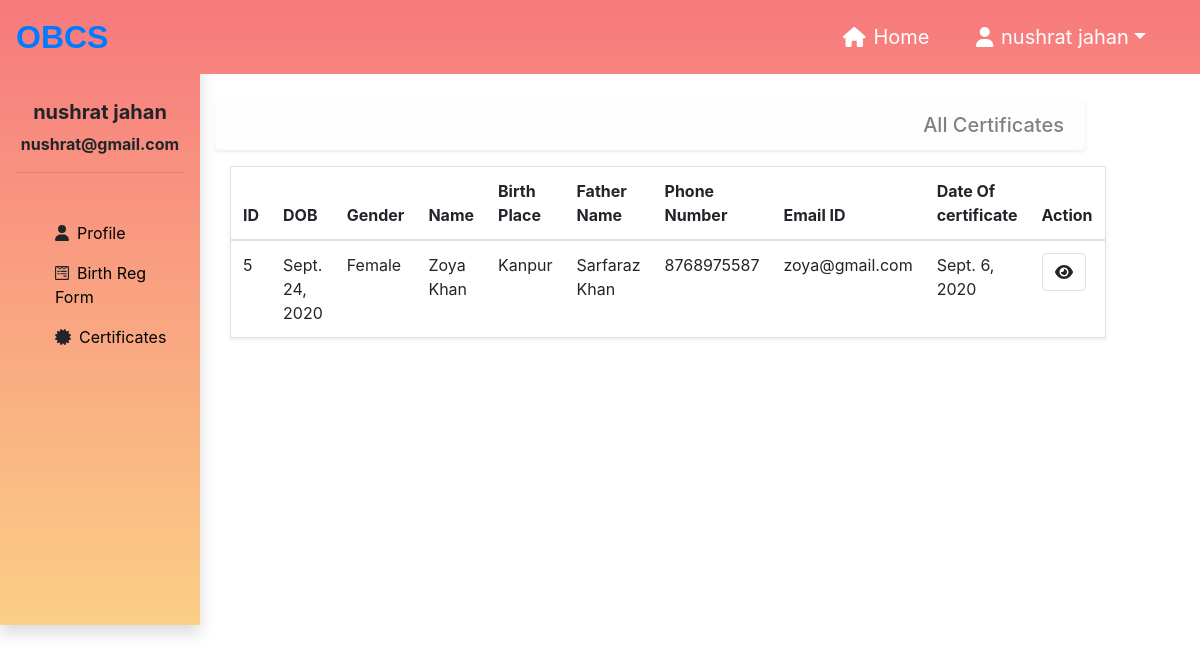
Page /user/viewcertificates/ (signed in) on the committed database.
### user/models.py (models this page shows)
class User(models.Model):
    fname=models.CharField(max_length=100)
    lname=models.CharField(max_length=100)
    address=models.TextField()
    phone=models.IntegerField()
    email=models.EmailField()
    password=models.CharField(max_length=255)

class applicationmodel(models.Model):
    gen=(('Male','Male'),('Female','Female'))
    dob=models.DateField()
    gender=models.CharField(max_length=70,choices=gen,default="Male")
    name=models.CharField(max_length=70)
    birth_place=models.CharField(max_length=70)
    fname=models.CharField(max_length=70)
    permanent_address=models.TextField()
    postal_address=models.TextField()
    phone=models.IntegerField()
    email=models.EmailField()
    doa=models.DateField(default=date.today())
    status=models.CharField(max_length=70,default='Pending')
    remark=models.CharField(max_length=255,default='Application is Still Pending')
    applicant_id=models.IntegerField(null=True)

### user/views.py (the view)
# urls.py: path('viewcertificates/',views.viewcertificates,name="viewcertificates"),
def viewcertificates(request):
    if request.session.get('is_login',False)==True:
        pi=User.objects.get(email=request.session['useremail'])
        certificates=applicationmodel.objects.filter(applicant_id=pi.id)
        return render(request,'user/viewcertificates.html',{'certificates':certificates,'fname':request.session['fname'],
        'lname':request.session['lname'],'useremail':request.session['useremail']})
    else:
        return HttpResponseRedirect('/user/userlogin/')

### user/templates/user/viewcertificates.html
{% load static %}
{% include 'user/header.html' %}
    <div class="col-sm-9 offset-sm-3 offset-md-2 ">
        <div style="margin-top:100px;">
            <h5 class="alert alert-light text-right shadow-sm">All Certificates</h5>
        </div>
        <div class="container-fluid " >
            <div class="row">
                <div class="col-sm-8">
                    <table class="table table-hover border shadow-sm">
                        <thead>
                            <tr>
                                <th scope="row">ID</th>
                                <th scope="row">DOB</th>
                                <th scope="row">Gender</th>
                                <th scope="row">Name</th>
                                <th scope="row">Birth Place</th>
                                <th scope="row">Father Name</th>
                                <th scope="row">Phone Number</th>
                                <th scope="row">Email ID</th>
                                <th scope="row">Date Of certificate</th>
                                <th scope="row">Action</th>
                            </tr>
                        </thead>
                            <tbody>
                            {% for certificate in certificates %}
                                <tr>
                                    <td>{{certificate.id}}</td>
                                    <td>{{certificate.dob}}</td>
                                    <td>{{certificate.gender}}</td>
                                    <td>{{certificate.name}}</td>
                                    <td>{{certificate.birth_place}}</td>
                                    <td>{{certificate.fname}}</td>
                                    <td>{{certificate.phone}}</td>
                                    <td>{{certificate.email}}</td>
                                    <td>{{certificate.doa}}</td>
                                    <td>
                                        <a href="{% url 'selectcertificate' certificate.id %}" class="btn border"><i class="fas fa-eye"></i></a>
                                    </td>
                                </tr>
                            {% endfor %}
                        </tbody>
                    </table>
                </div>
            </div>
        </div>
    </div>
{% include 'user/footer.html' %}

### user/templates/user/header.html (shortened to what this page needs)
{% load static %}
<!DOCTYPE html>
<html lang="en">
<head>
    <link rel="stylesheet" href="{% static 'core/css/all.min.css' %}">
    <link rel="stylesheet" href="{% static 'core/css/bootstrap.css' %}">
    <link rel="stylesheet" href="{% static 'core/css/style.css' %}">
</head>
<body>
<div style="background-image:url('/static/core/images/bar.jpg');" class="fixed-top">
  <nav class="navbar navbar-expand-sm">
  <a class="navbar-brand" href="{% url 'home' %}">OBCS</a>
  <div class="collapse navbar-collapse " id="navbarNav">
    <ul class="navbar-nav ml-auto">
      <li class="nav-item active ">
        <a class="nav-link" href="{% url 'home' %}"><i class="fas fa-home mr-2"></i>Home <span class="sr-only">(current)</span></a>
      </li>
      <li class="nav-item dropdown">
            <a class="nav-link dropdown-toggle" data-toggle="dropdown" href="#" role="button" aria-haspopup="true" aria-expanded="false">
            <i class="fas fa-user mr-2"></i>{{fname}} {{lname}}</a>
        </li>
    </ul>
  </div>
  </nav>
</div>
    <div class="container-fluid">
        <div class="row">
            <div class="col-sm-3  col-md-2 bg-light shadow sidenav sidebarht" style="background-image:url('/static/core/images/bar.jpg');padding-top:100px;">
                <h5 class="font-weight-bold text-center">{{fname}} {{lname}}</h5>
                <p class="font-weight-bold text-center">{{useremail}}</p><hr>
                <ul style="list-style:none;" class="mt-5">
                    <li class="my-3"><i class="fas fa-user mr-2"></i><a href="{% url 'userprofile' %}" style="color:black;">Profile</a></li>
                    <li class="my-3"><i class="fab fa-wpforms mr-2"></i><a href="{% url 'application' %}" style="color:black;">Birth Reg Form</a></li>
                    <li class="my-3"><i class="fas fa-certificate mr-2"></i><a href="{% url 'viewcertificates' %}" style="color:black;">Certificates</a></li>
                </ul>
            </div>

### user/templates/user/footer.html (shortened to what this page needs)
{% load static %}
 </div>
    </div>
</body>
</html>

### core/static/core/css/style.css (style rules this page uses)
.navbar-brand { font-family: 'Ubuntu', sans-serif; font-size: 2em; font-weight: bold; }
.nav-item > a { font-size:20px; color: #fff; margin-right:30px; }
.sidenav { position: fixed; z-index: 1; top: 0; left: 0; overflow-x: hidden; }
.sidebarht { height:625px; }

### rows in the picture
User: fname "nushrat", lname "jahan", email "nushrat@gmail.com"
applicationmodel: id "5", dob "Sept. 24, 2020", gender "Female", name "Zoya Khan", birth_place "Kanpur", fname "Sarfaraz Khan", phone "8768975587", email "zoya@gmail.com", doa "Sept. 6, 2020"
